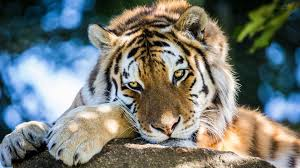
#> input picture tiger.jpg, 300 x 168 px
$ python 'task 1.py'
#> lines starting #> are read from the running program, lines starting #| are printed output that depends on the picture
#> further down, image is the input picture: shape (168, 300, 3); mean B, G, R 116, 120.9, 116.3
import cv2
import numpy as np
import matplotlib.pyplot as plt


def increase_contrast(image, alpha=1.5, beta=0):
#> called with alpha = 1.5, beta = 0
    adjusted_image = cv2.convertScaleAbs(image, alpha=alpha, beta=beta)
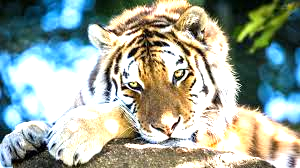
#> adjusted_image: shape (168, 300, 3); mean B, G, R 154.7, 166.3, 155.9
    return adjusted_image


def reduce_brightness(image, value=30):

#> called with value = 30
    hls_image = cv2.cvtColor(image, cv2.COLOR_BGR2HLS)
#> hls_image: shape (168, 300, 3); mean of channels 0, 1, 2 45.5, 156.4, 127


    hls_image[:, :, 1] = np.clip(hls_image[:, :, 1] - value, 0, 255)
#> hls_image: shape (168, 300, 3); mean of channels 0, 1, 2 45.5, 144, 127
    brightness_reduced_image = cv2.cvtColor(hls_image, cv2.COLOR_HLS2BGR)
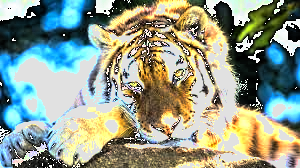
#> brightness_reduced_image: shape (168, 300, 3); mean B, G, R 140.7, 156.8, 146.1

    return brightness_reduced_image


def plot_histograms(original_image, processed_image=None):
    original_hist_red = cv2.calcHist([original_image], [0], None, [256], [0, 256])
#> original_hist_red = 256 values, max 920 at index 0, min 117 at index 1, mean 196.9
    original_hist_green = cv2.calcHist([original_image], [1], None, [256], [0, 256])
#> original_hist_green = 256 values, max 332 at index 31, min 13 at index 254, mean 196.9
    original_hist_blue = cv2.calcHist([original_image], [2], None, [256], [0, 256])
#> original_hist_blue = 256 values, max 608 at index 255, min 84 at index 253, mean 196.9

    original_hist_red = original_hist_red.ravel()
    original_hist_green = original_hist_green.ravel()
    original_hist_blue = original_hist_blue.ravel()

    if processed_image is not None:
        processed_hist_red = cv2.calcHist([processed_image], [0], None, [256], [0, 256])
#> processed_hist_red = 256 values, max 9421 at index 225, min 17 at index 202, mean 196.9
        processed_hist_green = cv2.calcHist([processed_image], [1], None, [256], [0, 256])
#> processed_hist_green = 256 values, max 9446 at index 225, min 77 at index 145, mean 196.9
        processed_hist_blue = cv2.calcHist([processed_image], [2], None, [256], [0, 256])
#> processed_hist_blue = 256 values, max 9436 at index 225, min 45 at index 210, mean 196.9

        processed_hist_red = processed_hist_red.ravel()
        processed_hist_green = processed_hist_green.ravel()
        processed_hist_blue = processed_hist_blue.ravel()

    plt.figure(figsize=(15, 5))

    plt.subplot(1, 2, 1)
    plt.plot(original_hist_red, color='red', label='Red')
    plt.plot(original_hist_green, color='green', label='Green')
    plt.plot(original_hist_blue, color='blue', label='Blue')
    plt.title('Original Image Histogram')
    plt.xlabel('Pixel Value')
    plt.ylabel('Frequency')
    plt.legend()

    if processed_image is not None:
        plt.subplot(1, 2, 2)
        plt.plot(processed_hist_red, color='red', label='Red')
        plt.plot(processed_hist_green, color='green', label='Green')
        plt.plot(processed_hist_blue, color='blue', label='Blue')
        plt.title('Processed Image Histogram')
        plt.xlabel('Pixel Value')
        plt.ylabel('Frequency')
        plt.legend()

    plt.show()
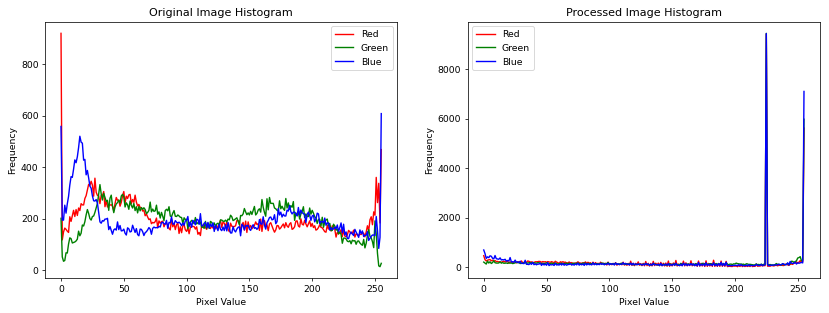
#> figure drawn by matplotlib, 2 panels; panel 1: curve peaks at x = 0, y = 920; panel 1: curve peaks at x = 31, y = 332; panel 1: curve peaks at x = 255, y = 608; panel 2: curve peaks at x = 225, y = 9421

image_path = 'tiger.jpg'
image = cv2.imread(image_path)

contrast_increased_image = increase_contrast(image)

brightness_reduced_image = reduce_brightness(contrast_increased_image)

cv2.imshow('Original Image', image)
cv2.imshow('brightness_reduced_image', brightness_reduced_image)
cv2.imshow('contrast_increased_image', contrast_increased_image)
processed_iamge=reduce_brightness(contrast_increased_image)
cv2.imshow('processed_iamge',processed_iamge)
cv2.waitKey(0)
cv2.destroyAllWindows()

plot_histograms(image,processed_iamge )
